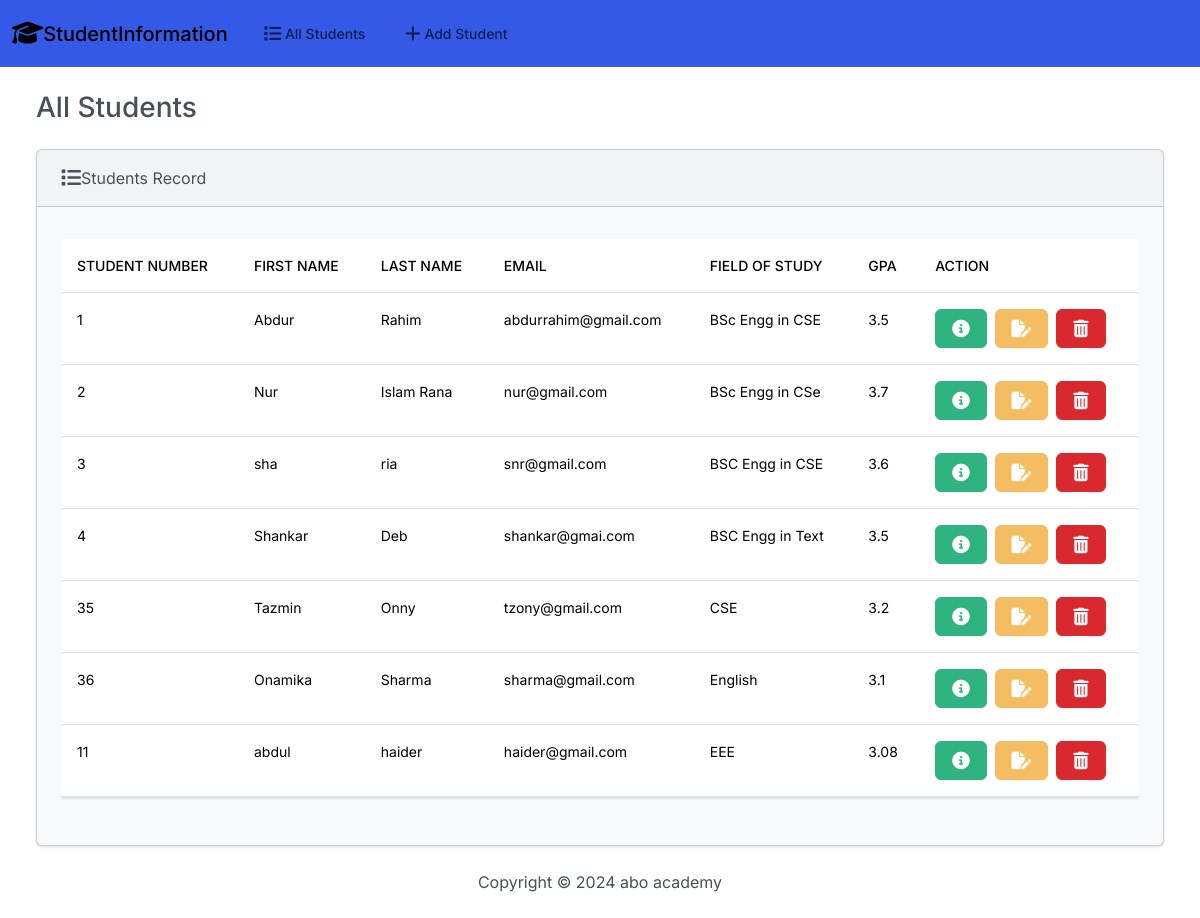
Before: / with the older database file.
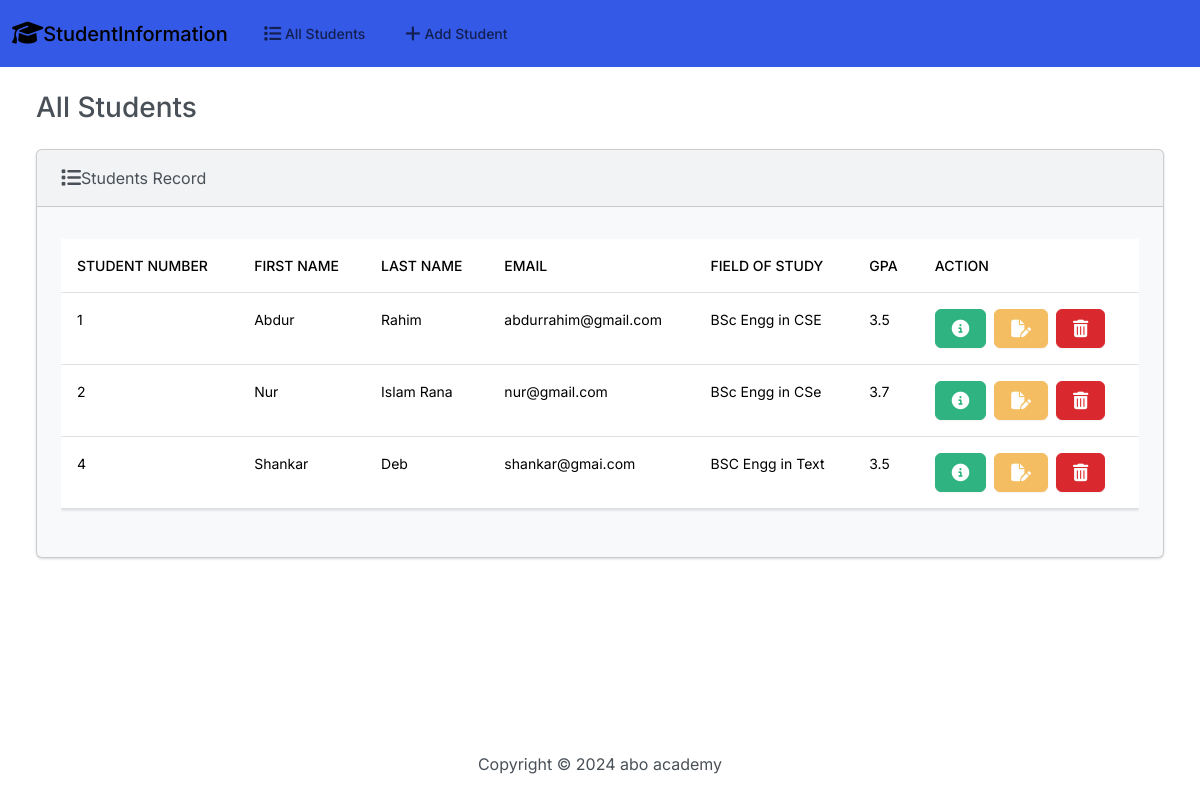
After: the same page with the newer database file.
### students/models.py (models this page shows, shortened)
class Student(models.Model):
    student_number=models.PositiveIntegerField(max_length=20)
    first_name=models.CharField(max_length=50)
    last_name=models.CharField(max_length=50)
    email=models.EmailField(max_length=50)
    field_of_study=models.CharField(max_length=50)
    gpa=models.FloatField(max_length=7)

### students/views.py (the view)
# urls.py: path('', views.index, name='index'),
def index(request):
    return render(request, 'students/index.html' ,{'students': Student.objects.all()})

### templates/students/index.html (shortened to what this page needs)
{% extends 'students/base.html' %}
{% block body %}
{% load static %}
        <h3 class="m-4">All Students</h3>
        <div class="row">
            <div class="col-12">
                {% if students %}
                <div class="card bg-light ms-4 me-4 mb-4">
                    <div class="card-header">
                        <i class="fa-solid fa-list fa-lg"></i>Students Record
                    </div>
                    <div class="card-body">
                        <p class="card-text">
                            <div class="table-responsive">
                                <table class="table table-hover">
                                    <thead>
                                      <tr>
                                        <th scope="col">student number</th>
                                        <th scope="col"> first name</th>
                                        <th scope="col">last name</th>
                                        <th scope="col">email</th>
                                        <th scope="col">field of study</th>
                                        <th scope="col">GPA</th>
                                        <th scope="col">Action</th>
                                      </tr>
                                    </thead>
                                    <tbody>
                                        {% for student in students %}
                                        <tr>
                                            <td>{{student.student_number}}</td>
                                            <td>{{student.first_name}}</td>
                                            <td>{{student.last_name}}</td>
                                            <td>{{student.email}}</td>
                                            <td>{{student.field_of_study}}</td>
                                            <td>{{student.gpa}}</td>
                                            <td>
                                              <button type="button" class="btn btn-success me-1" href="{% url 'view_student' student.id %}" data-bs-toggle="modal" data-bs-target="#myModal{{student.id}}">
                                            </button>
                                               <a class="btn btn-warning me-1" href="{% url 'edit' student.id %}">
                                            </a>
                                            <button type="button" class="btn btn-danger" data-bs-toggle="modal" data-bs-target="#delete{{student.id}}">
                                            </button>
                                            </td>
                                        </tr>
                                        {% endfor %}
                                    </tbody>
                                  </table>
                            </div>
                        </p>
                    </div>
                  </div>
                {% else %}
                <h5 class="alert alert-primary ms-4 me-4"> No student found</h5>
                {% endif %}
            </div>
        </div>
{% endblock %}

### templates/students/base.html (shortened to what this page needs)
{% load static %}
<!DOCTYPE html>
<html lang="en">
<head>
    <link rel="stylesheet" href="https://cdnjs.cloudflare.com/ajax/libs/font-awesome/6.7.2/css/all.min.css"/>
    <link rel="stylesheet" href="{% static 'css/bootstrap.min.css' %}">
</head>
<body class="d-flex flex-column min-vh-100">
    <nav class="navbar navbar-expand-lg bg-primary">
        <div class="container-fluid">
          <a class="navbar-brand" href="{% url 'index' %}">
        <i class="fa-solid fa-graduation-cap fa-lg"></i>StudentInformation</a>
          <div class="collapse navbar-collapse" id="navbarColor01">
            <ul class="navbar-nav me-auto">
              <li class="nav-item">
                <a class="nav-link" href="{% url 'index' %}">
                 All Students</a>
              </li>
              <li class="nav-item">
                <a class="nav-link" href="{% url 'add' %}">
                     Add Student</a>
              </li>
            </ul>
          </div>
        </div>
      </nav>
    <div class="container-fluid">
        {% block body %}
        {% endblock body %}
    </div>
    <footer class="mt-auto mb-4">
        <div class="text-center">
            <span>Copyright &copy; <script> document.write(new Date().getFullYear()) </script> abo academy</span>
        </div>
    </footer>
</body>
</html>

Changed rows visible on the page:
removed Student: student_number "3", first_name "sha", last_name "ria", email "snr@gmail.com", field_of_study "BSC Engg in CSE", gpa "3.6"
removed Student: student_number "35", first_name "Tazmin", last_name "Onny", email "tzony@gmail.com", field_of_study "CSE", gpa "3.2"
removed Student: student_number "36", first_name "Onamika", last_name "Sharma", email "sharma@gmail.com", field_of_study "English", gpa "3.1"
removed Student: student_number "11", first_name "abdul", last_name "haider", email "haider@gmail.com", field_of_study "EEE", gpa "3.08"
